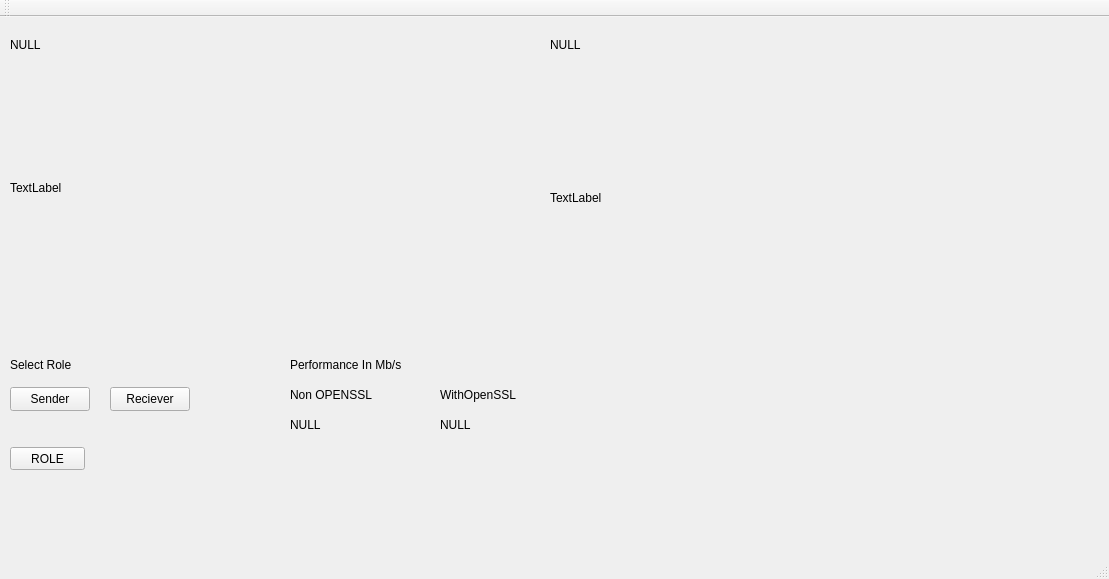
<?xml version="1.0" encoding="UTF-8"?>
<ui version="4.0">
 <class>MainWindow</class>
 <widget class="QMainWindow" name="MainWindow">
  <property name="geometry">
   <rect>
    <x>0</x>
    <y>0</y>
    <width>1109</width>
    <height>579</height>
   </rect>
  </property>
  <property name="windowTitle">
   <string>MainWindow</string>
  </property>
  <widget class="QWidget" name="centralWidget">
   <widget class="QPushButton" name="actionPushBtn">
    <property name="geometry">
     <rect>
      <x>10</x>
      <y>430</y>
      <width>75</width>
      <height>23</height>
     </rect>
    </property>
    <property name="text">
     <string>ROLE</string>
    </property>
   </widget>
   <widget class="QLabel" name="label_pic">
    <property name="geometry">
     <rect>
      <x>10</x>
      <y>50</y>
      <width>431</width>
      <height>241</height>
     </rect>
    </property>
    <property name="text">
     <string>TextLabel</string>
    </property>
   </widget>
   <widget class="QLabel" name="encryptedPic">
    <property name="geometry">
     <rect>
      <x>550</x>
      <y>60</y>
      <width>461</width>
      <height>241</height>
     </rect>
    </property>
    <property name="text">
     <string>TextLabel</string>
    </property>
   </widget>
   <widget class="QLabel" name="leftLabel">
    <property name="geometry">
     <rect>
      <x>10</x>
      <y>20</y>
      <width>131</width>
      <height>16</height>
     </rect>
    </property>
    <property name="text">
     <string>NULL</string>
    </property>
   </widget>
   <widget class="QLabel" name="rightLabel">
    <property name="geometry">
     <rect>
      <x>550</x>
      <y>20</y>
      <width>131</width>
      <height>16</height>
     </rect>
    </property>
    <property name="text">
     <string>NULL</string>
    </property>
   </widget>
   <widget class="QPushButton" name="senderPushBtn">
    <property name="geometry">
     <rect>
      <x>10</x>
      <y>370</y>
      <width>80</width>
      <height>24</height>
     </rect>
    </property>
    <property name="text">
     <string>Sender</string>
    </property>
   </widget>
   <widget class="QPushButton" name="recieverPushBtn">
    <property name="geometry">
     <rect>
      <x>110</x>
      <y>370</y>
      <width>80</width>
      <height>24</height>
     </rect>
    </property>
    <property name="text">
     <string>Reciever</string>
    </property>
   </widget>
   <widget class="QLabel" name="leftLabel_2">
    <property name="geometry">
     <rect>
      <x>10</x>
      <y>340</y>
      <width>131</width>
      <height>16</height>
     </rect>
    </property>
    <property name="text">
     <string>Select Role</string>
    </property>
   </widget>
   <widget class="QLabel" name="leftLabel_3">
    <property name="geometry">
     <rect>
      <x>290</x>
      <y>340</y>
      <width>181</width>
      <height>16</height>
     </rect>
    </property>
    <property name="text">
     <string>Performance In Mb/s</string>
    </property>
   </widget>
   <widget class="QLabel" name="leftLabel_4">
    <property name="geometry">
     <rect>
      <x>290</x>
      <y>370</y>
      <width>131</width>
      <height>16</height>
     </rect>
    </property>
    <property name="text">
     <string>Non OPENSSL</string>
    </property>
   </widget>
   <widget class="QLabel" name="leftLabel_5">
    <property name="geometry">
     <rect>
      <x>440</x>
      <y>370</y>
      <width>131</width>
      <height>16</height>
     </rect>
    </property>
    <property name="text">
     <string>WithOpenSSL</string>
    </property>
   </widget>
   <widget class="QLabel" name="performanceNON">
    <property name="geometry">
     <rect>
      <x>290</x>
      <y>400</y>
      <width>131</width>
      <height>16</height>
     </rect>
    </property>
    <property name="text">
     <string>NULL</string>
    </property>
   </widget>
   <widget class="QLabel" name="leftLabel_7">
    <property name="geometry">
     <rect>
      <x>440</x>
      <y>400</y>
      <width>131</width>
      <height>16</height>
     </rect>
    </property>
    <property name="text">
     <string>NULL</string>
    </property>
   </widget>
  </widget>
  <widget class="QMenuBar" name="menuBar">
   <property name="geometry">
    <rect>
     <x>0</x>
     <y>0</y>
     <width>1109</width>
     <height>21</height>
    </rect>
   </property>
  </widget>
  <widget class="QToolBar" name="mainToolBar">
   <attribute name="toolBarArea">
    <enum>TopToolBarArea</enum>
   </attribute>
   <attribute name="toolBarBreak">
    <bool>false</bool>
   </attribute>
  </widget>
  <widget class="QStatusBar" name="statusBar"/>
 </widget>
 <layoutdefault spacing="6" margin="11"/>
 <resources/>
 <connections/>
</ui>
